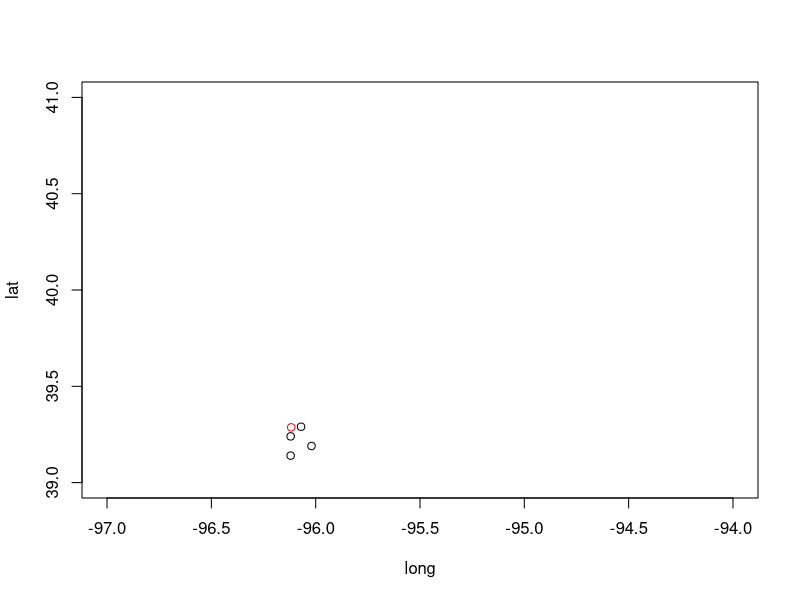

Here is the R script that generated this plot:
## PRACTICING VARIANCE

library(geosphere)


for (i in 2:366) {

  plant <- c(-96.1172, 39.28682)
  
  lat <- c(39.24, 39.29, 39.14, 39.19)
  long <- c(-96.12, -96.07, -96.12, -96.02)
  conc <- c(1.9e-10, 2.5e-07, 7.1e-09, 1.9e-10)
  emit <- cbind(long, lat, conc)
  
  ex.angle <- bearing(plant, emit[,1:2])
  print(ex.angle)
  
  mean.angle <- sum(ex.angle*emit)/sum(emit)
  print(mean.angle)
  
  var.angle1 <- sqrt((sum(na.omit(emit)*(ex.angle - mean.angle)))^2)/sum(na.omit(emit))
  print(var.angle1)
  


  plant2 <- c(-96.1172, 39.28682)
  
  lat2 <- c(39.24, 39.29, 39.14, 39.19)
  long2 <- c(-96.12, -96.07, -96.12, -96.02)
  conc2 <- c(1.9e-10, 2.5e-07, 7.1e-09, 1.9e-10)
  emit2 <- cbind(long, lat, conc)
  
  ex.angle2 <- bearing(plant2, emit2[,1:2])
  print(ex.angle2)
  
  mean.angle2 <- sum(ex.angle2*emit2)/sum(emit2)
  print(mean.angle2)
  
  mean.angleJEC <- mean.angle2 - mean.angle
  print(mean.angleJEC)
  
}

####other things for code
plot(long, lat, xlim= c(-97, -94), ylim=c(39, 41))
points((-96.1172),(39.28682), col='red')

var.angle2 <- sqrt((sum(emit)*(sum(ex.angle - mean.angle)^2))/sum(emit))
print(var.angle2)
